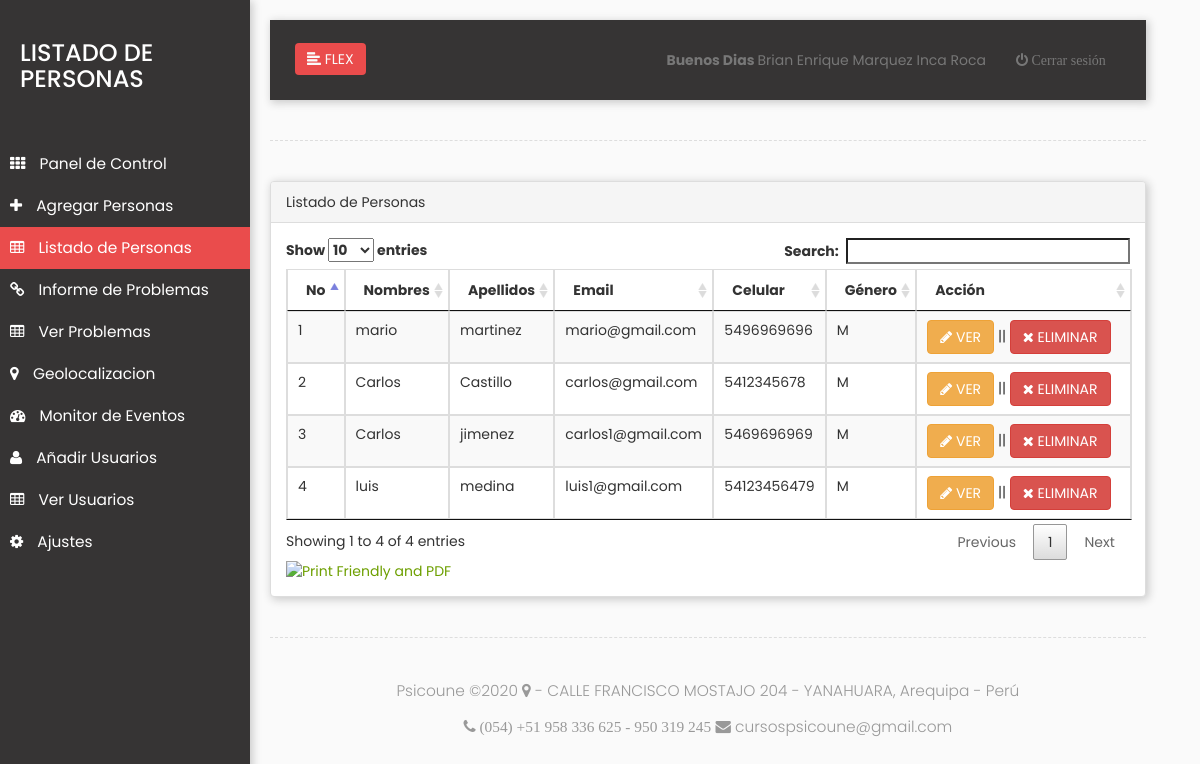
Page /admin/all_people.php (signed in) on the earlier database version.
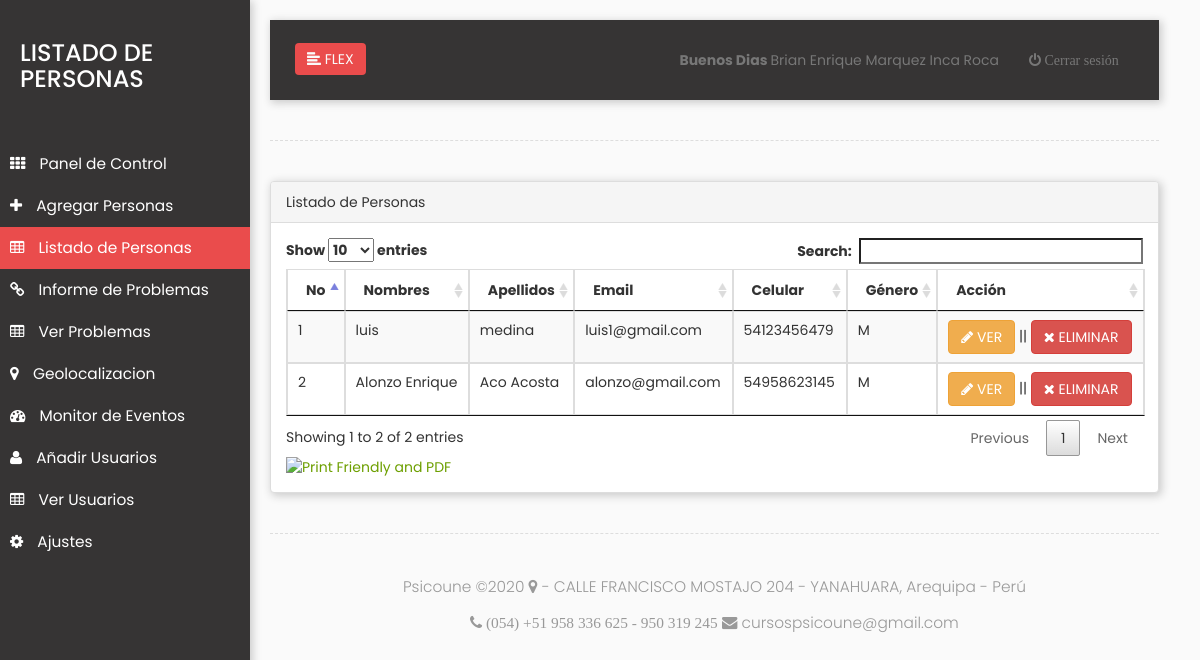
Same page on the later database version.
### tables this page shows
CREATE TABLE `people` (
  `id` int(11) NOT NULL AUTO_INCREMENT,
  `people_id` varchar(30) NOT NULL,
  `name` varchar(30) NOT NULL,
  `surname` varchar(30) NOT NULL,
  `phone` varchar(20) NOT NULL,
  `email` varchar(50) NOT NULL,
  `gender` varchar(9) NOT NULL,
  `joined` varchar(30) NOT NULL,
  `tmp` varchar(30) NOT NULL,
  `dni` int(8) NOT NULL,
  `edad` int(3) NOT NULL,
  `cursos` varchar(50) NOT NULL,
  `pais` varchar(12) NOT NULL,
  `ciudad` varchar(15) NOT NULL,
  `id_tipo` int(11) DEFAULT NULL,
  `year` int(4) DEFAULT NULL,
  PRIMARY KEY (`id`)
);

### admin/all_people.php (the view, shortened to what the changed rows need)
<?php require_once('includes/session.php');
      require_once('includes/conn.php');
?>
<!DOCTYPE html>
<html lang="en">
    <head>
        <link rel="stylesheet" href="assets/css/bootstrap.min.css">
        <link rel="stylesheet" href="assets/css/style.css">
        <link rel="stylesheet" href="assets/awesome/font-awesome.css">
        <link rel="stylesheet" href="assets/css/animate.css">
         <link rel="stylesheet" href="vendors/datatables/datatables.min.css">
    </head>
    <body>
        <div class="wrapper">
            <div id="content">
		<div class="panel panel-default sammacmedia">
            <div class="panel-heading">Listado de Personas
</div>
        <div class="panel-body">
                        <table class="table table-striped thead-dark table-bordered table-hover" id="myTable">
                <thead>
                <tr>
                    <th>No</th>
                    <th> Nombres </th>
                    <th> Apellidos </th>
                    <th> Email </th>
                    <th> Celular </th>
                    <th> Género </th>
                    <th> Acción </th>
                    </tr>
                </thead>
                    <?php
                                   $a=1;
                    $query=mysqli_query($mysqli,"select *from `people` ");
                     while($row=mysqli_fetch_array($query))
                        {
                          ?>
                          <tr>
                              <td><?php echo $a;?></td>
                            <td><?php echo $row['name'];?></td>
                            <td><?php echo $row['surname'];?></td>
                            <td><?php echo $row['email'];?></td>
                            <td><?php echo $row['phone'];?></td>
                            <td><?php echo $row['gender'];?></td>
                            <td>
                            <a href="#samstrover<?php echo $row['id']; ?>" data-toggle="modal" class="btn btn-warning"><span class="fa fa-pencil"></span> VER </a>
                            <?php
                            if($_SESSION['permission']==1 or $_SESSION['permission']==2 ){
                            ?>
                             ||
                            <a href="all_people.php?edited=1&idx=<?php echo $row['id']; ?>" data-toggle="modal" class="btn btn-danger"><span class="fa fa-times"></span> ELIMINAR</a>
                            <?php }?>
                        </td>
                          </tr>
                          <?php
                            $a++;
                      }
                               ?>
                </table>
                <a href="https://www.printfriendly.com" style="color:#6D9F00;text-decoration:none;" class="printfriendly" onclick="window.print();return false;" title="Printer Friendly and PDF"><img style="border:none;-webkit-box-shadow:none;box-shadow:none;" src="//cdn.printfriendly.com/buttons/printfriendly-pdf-email-button.png" alt="Print Friendly and PDF"/></a>
            </div>
                </div>
        </div>
        </div>
    </body>
</html>

Differences in the rows shown:
removed people: name "mario", surname "martinez", email "mario@gmail.com", phone "5496969696", gender "M"
removed people: name "Carlos", surname "Castillo", email "carlos@gmail.com", phone "5412345678", gender "M"
removed people: name "Carlos", surname "jimenez", email "carlos1@gmail.com", phone "5469696969", gender "M"
added people: name "Alonzo Enrique", surname "Aco Acosta", email "alonzo@gmail.com", phone "54958623145", gender "M"
Other differences:
text written by a page script: "Show entries Search: Showing 1 to 4 of 4 entries Previous 1 Next" → "Show entries Search: Showing 1 to 2 of 2 entries Previous 1 Next"
